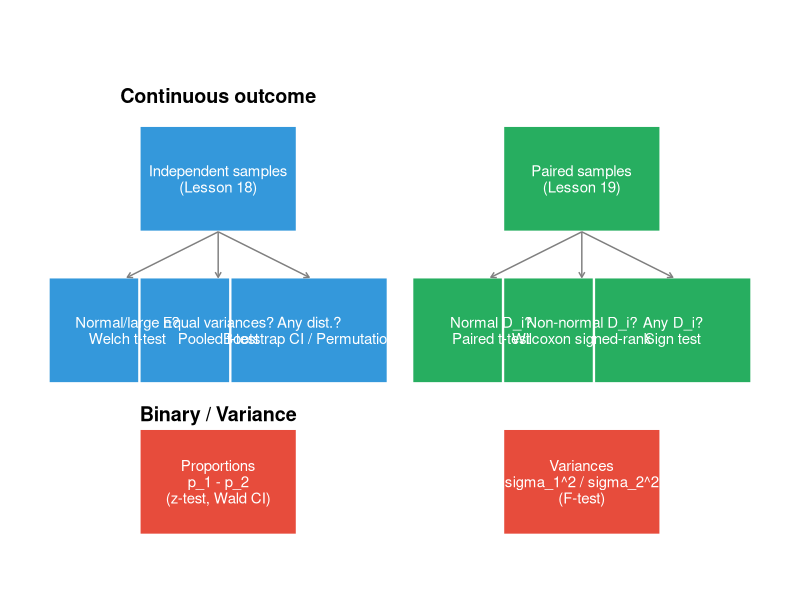
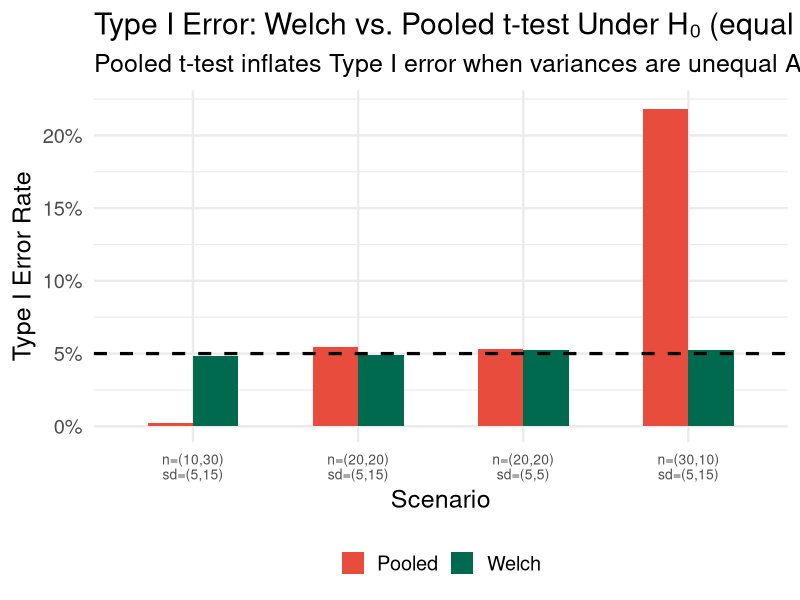
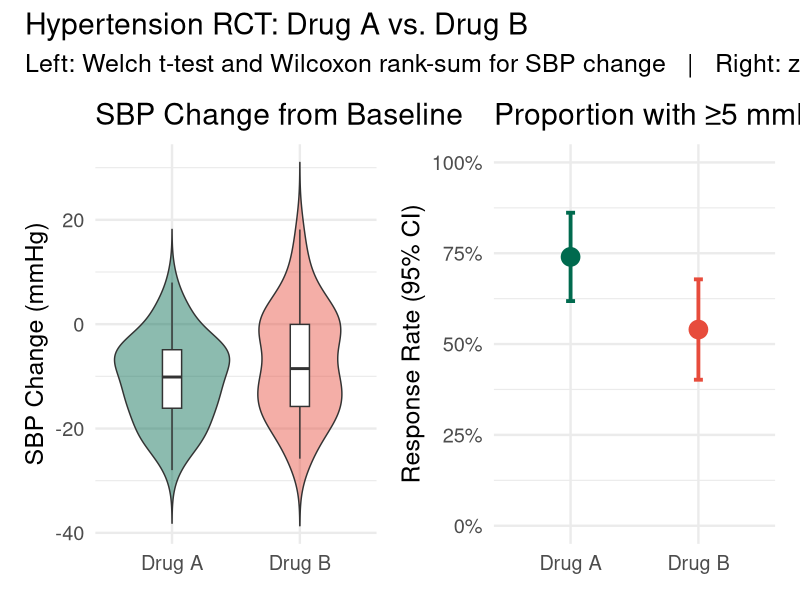

Generate these figures, in order, with R:
## ---- chunk 1
#| label: setup
#| include: false
library(tidyverse)
library(broom)
library(patchwork)
set.seed(551)
theme_set(theme_minimal(base_size = 18))
## ---- chunk 2
#| echo: true
#| code-fold: false

# Fisher information and CRLB for Poisson(lambda)
# f(x; lambda) = e^{-lambda} lambda^x / x!
# d/d(lambda) log f = x/lambda - 1
# I(lambda) = E[(X/lambda - 1)^2] = Var(X)/lambda^2 = lambda/lambda^2 = 1/lambda

fisher_info_pois <- function(lambda) 1 / lambda
lambda_true <- 3
crlb        <- 1 / (20 * fisher_info_pois(lambda_true))

cat(sprintf("CRLB for estimating lambda = %.1f with n = 20:  %.5f\n", lambda_true, crlb))
cat(sprintf("Var(Xbar) = lambda/n = %.5f  — achieves CRLB? %s\n",
            lambda_true / 20, isTRUE(all.equal(crlb, lambda_true / 20))))
## ---- chunk 3
#| echo: false
#| fig-height: 7
#| fig-width: 16

tbl <- tribble(
  ~x, ~y, ~label, ~fill,
  # Row 1: Two continuous samples
  2, 9,  "Independent samples\n(Lesson 18)",         "#3498db",
  8, 9,  "Paired samples\n(Lesson 19)",              "#27ae60",
  # Row 2: parametric options
  0.5, 7, "Normal/large n?\nWelch t-test",           "#3498db",
  2,   7, "Equal variances?\nPooled t-test",         "#3498db",
  3.5, 7, "Any dist.?\nBootstrap CI / Permutation",  "#3498db",
  6.5, 7, "Normal D_i?\nPaired t-test",              "#27ae60",
  8,   7, "Non-normal D_i?\nWilcoxon signed-rank",   "#27ae60",
  9.5, 7, "Any D_i?\nSign test",                     "#27ae60",
  # Row 3: binary outcomes
  2,   5, "Proportions\np_1 - p_2\n(z-test, Wald CI)", "#e74c3c",
  8,   5, "Variances\nsigma_1^2 / sigma_2^2\n(F-test)", "#e74c3c"
)

ggplot(tbl, aes(x = x, y = y)) +
  geom_tile(aes(fill = fill), width = 2.6, height = 1.4,
            color = "white", linewidth = 0.8) +
  geom_text(aes(label = label), color = "white",
            size = 3.8, lineheight = 0.9) +
  scale_fill_identity() +
  annotate("segment", x = 2, xend = 0.5, y = 8.3, yend = 7.7,
           arrow = arrow(length = unit(0.15,"cm")), color = "grey50") +
  annotate("segment", x = 2, xend = 2,   y = 8.3, yend = 7.7,
           arrow = arrow(length = unit(0.15,"cm")), color = "grey50") +
  annotate("segment", x = 2, xend = 3.5, y = 8.3, yend = 7.7,
           arrow = arrow(length = unit(0.15,"cm")), color = "grey50") +
  annotate("segment", x = 8, xend = 6.5, y = 8.3, yend = 7.7,
           arrow = arrow(length = unit(0.15,"cm")), color = "grey50") +
  annotate("segment", x = 8, xend = 8,   y = 8.3, yend = 7.7,
           arrow = arrow(length = unit(0.15,"cm")), color = "grey50") +
  annotate("segment", x = 8, xend = 9.5, y = 8.3, yend = 7.7,
           arrow = arrow(length = unit(0.15,"cm")), color = "grey50") +
  annotate("text", x = 2, y = 10.1, label = "Continuous outcome",
           fontface = "bold", size = 5) +
  annotate("text", x = 2, y = 5.9, label = "Binary / Variance",
           fontface = "bold", size = 5) +
  coord_cartesian(xlim = c(-1, 11), ylim = c(3.8, 11)) +
  theme_void()
## ---- chunk 4
#| echo: true
#| code-fold: true
#| fig-height: 5.5
#| fig-width: 14

set.seed(551)
B_sim <- 3000

sim_t1_error <- function(n1, n2, sigma1, sigma2) {
  replicate(B_sim, {
    x1 <- rnorm(n1, 0, sigma1)
    x2 <- rnorm(n2, 0, sigma2)
    c(Welch  = t.test(x1, x2, var.equal = FALSE)$p.value,
      Pooled = t.test(x1, x2, var.equal = TRUE)$p.value)
  }) |> t() |> as_tibble() |>
    summarise(across(everything(), \(x) mean(x < 0.05))) |>
    mutate(n1 = n1, n2 = n2, sigma1 = sigma1, sigma2 = sigma2,
           scenario = sprintf("n=(%d,%d)\nsd=(%.0f,%.0f)", n1,n2,sigma1,sigma2))
}

scenarios <- list(
  list(n1=20, n2=20, s1=5,  s2=5),
  list(n1=20, n2=20, s1=5,  s2=15),
  list(n1=10, n2=30, s1=5,  s2=15),  # larger group has larger sd -> conservative
  list(n1=30, n2=10, s1=5,  s2=15)   # larger group has smaller sd -> anti-conservative
)

results_t <- map_dfr(scenarios, function(s) {
  sim_t1_error(s$n1, s$n2, s$s1, s$s2)
})

results_t |>
  pivot_longer(c(Welch, Pooled), names_to = "Test", values_to = "TypeI") |>
  ggplot(aes(x = scenario, y = TypeI, fill = Test)) +
  geom_col(position = "dodge", width = 0.55) +
  geom_hline(yintercept = 0.05, linetype = "dashed", linewidth = 1.1) +
  scale_fill_manual(values = c("Welch" = "#006a4e", "Pooled" = "#e74c3c")) +
  scale_y_continuous(labels = scales::percent, limits = c(0, 0.22)) +
  labs(
    title    = "Type I Error: Welch vs. Pooled t-test Under H\u2080 (equal means)",
    subtitle = "Pooled t-test inflates Type I error when variances are unequal AND n's are unequal with larger group having smaller sd",
    x = "Scenario", y = "Type I Error Rate", fill = NULL
  ) +
  theme(legend.position = "bottom",
        axis.text.x = element_text(size = 10))
## ---- chunk 5
#| echo: true
#| code-fold: false

set.seed(551)
n_a <- 50;  n_b <- 50
sbp_a <- rnorm(n_a, mean = -12, sd = 8)   # Drug A: mean -12 mmHg
sbp_b <- rnorm(n_b, mean = -8,  sd = 9)   # Drug B: mean -8 mmHg

# Binary outcome: >=5 mmHg reduction
resp_a <- as.integer(sbp_a <= -5)
resp_b <- as.integer(sbp_b <= -5)

cat("=== PRIMARY ENDPOINT: CONTINUOUS SBP CHANGE ===\n")
cat(sprintf("Drug A: mean = %.2f  sd = %.2f\n", mean(sbp_a), sd(sbp_a)))
cat(sprintf("Drug B: mean = %.2f  sd = %.2f\n", mean(sbp_b), sd(sbp_b)))
## ---- chunk 6
#| echo: true
#| code-fold: false

# Welch t-test (primary analysis)
t_res <- t.test(sbp_a, sbp_b)
cat(sprintf("Welch t-test:  diff = %.2f  95%% CI (%.2f, %.2f)  p = %.4f\n",
            diff(rev(t_res$estimate)),
            t_res$conf.int[1], t_res$conf.int[2], t_res$p.value))

# Wilcoxon rank-sum (sensitivity)
w_res <- wilcox.test(sbp_a, sbp_b, conf.int = TRUE)
cat(sprintf("Rank-sum test: HL est = %.2f  95%% CI (%.2f, %.2f)  p = %.4f\n",
            w_res$estimate, w_res$conf.int[1], w_res$conf.int[2], w_res$p.value))

# F-test (to check pooled t assumption)
f_res <- var.test(sbp_a, sbp_b)
cat(sprintf("F-test: sd_A = %.2f  sd_B = %.2f  F = %.3f  p = %.4f\n",
            sd(sbp_a), sd(sbp_b), f_res$statistic, f_res$p.value))

# Binary outcome
cat("\n=== SECONDARY ENDPOINT: PROPORTION RESPONDING ===\n")
p_res <- prop.test(c(sum(resp_a), sum(resp_b)), c(n_a, n_b), correct = FALSE)
cat(sprintf("Drug A: %.1f%%  Drug B: %.1f%%\n",
            100*mean(resp_a), 100*mean(resp_b)))
cat(sprintf("Diff: %.1f%%  95%% CI (%.1f%%, %.1f%%)  p = %.4f\n",
            100*(mean(resp_a) - mean(resp_b)),
            100*p_res$conf.int[1], 100*p_res$conf.int[2], p_res$p.value))
## ---- chunk 7
#| echo: true
#| code-fold: true
#| fig-height: 6.5
#| fig-width: 14

df_trial <- tibble(
  SBP_Change = c(sbp_a, sbp_b),
  Drug       = rep(c("Drug A", "Drug B"), c(n_a, n_b)),
  Responded  = c(resp_a, resp_b)
)

p1 <- df_trial |>
  ggplot(aes(x = Drug, y = SBP_Change, fill = Drug)) +
  geom_violin(alpha = 0.45, trim = FALSE) +
  geom_boxplot(width = 0.15, fill = "white", outlier.shape = 1) +
  scale_fill_manual(values = c("Drug A" = "#006a4e", "Drug B" = "#e74c3c")) +
  labs(title = "SBP Change from Baseline",
       x = NULL, y = "SBP Change (mmHg)") +
  theme(legend.position = "none")

resp_summ <- df_trial |>
  group_by(Drug) |>
  summarise(rate = mean(Responded), n = n()) |>
  mutate(se = sqrt(rate*(1-rate)/n),
         lo = rate - qnorm(0.975)*se,
         hi = rate + qnorm(0.975)*se)

p2 <- resp_summ |>
  ggplot(aes(x = Drug, y = rate, color = Drug)) +
  geom_point(size = 6) +
  geom_errorbar(aes(ymin = lo, ymax = hi), width = 0.07, linewidth = 1.3) +
  scale_color_manual(values = c("Drug A" = "#006a4e", "Drug B" = "#e74c3c")) +
  scale_y_continuous(labels = scales::percent, limits = c(0, 1)) +
  labs(title = "Proportion with \u22655 mmHg Reduction",
       x = NULL, y = "Response Rate (95% CI)") +
  theme(legend.position = "none")

p1 + p2 +
  plot_annotation(
    title    = "Hypertension RCT: Drug A vs. Drug B",
    subtitle = "Left: Welch t-test and Wilcoxon rank-sum for SBP change   |   Right: z-test for proportions"
  )
